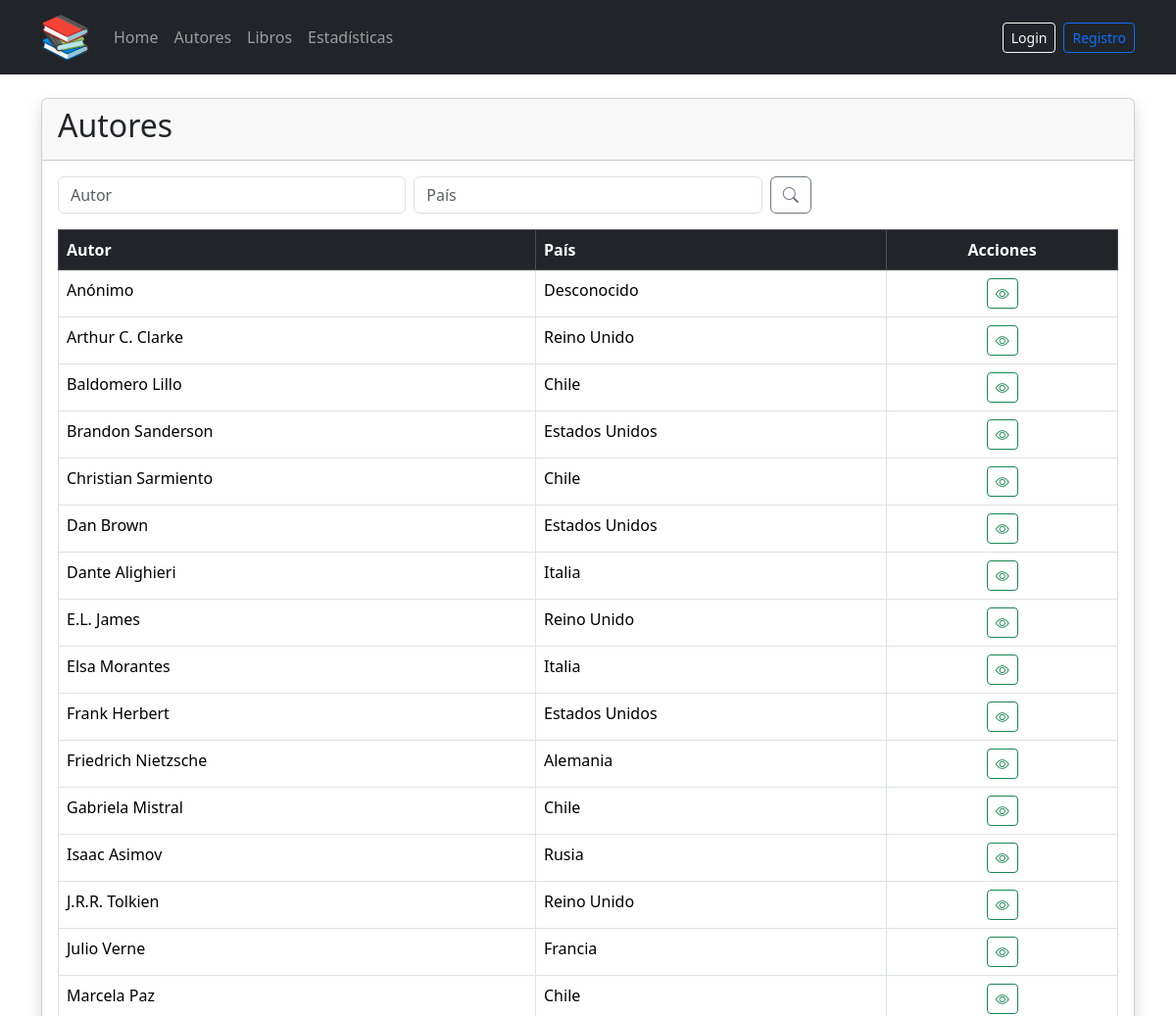
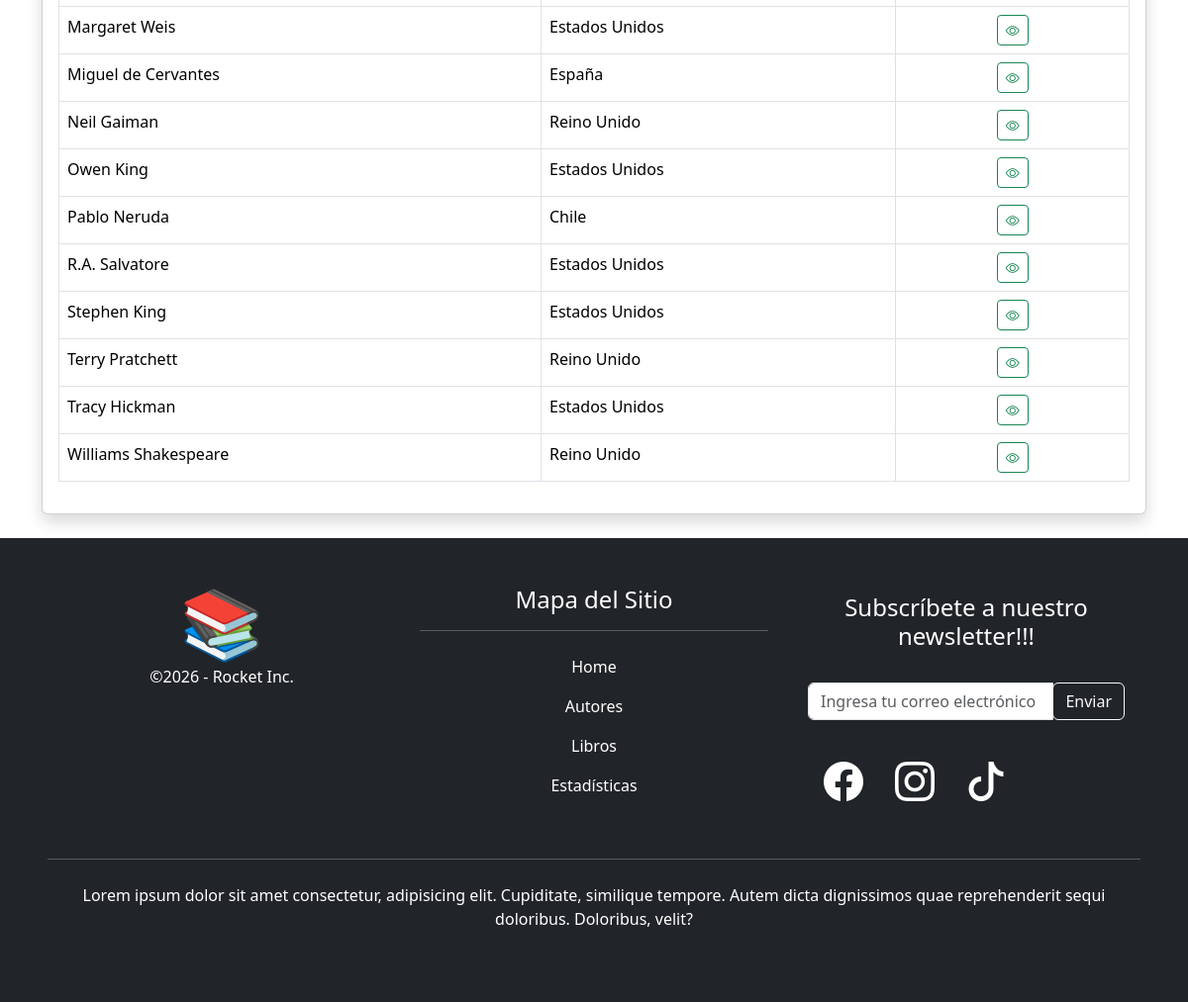
The page /autores/ on the database its author committed (2 pictures, top to bottom).
### core/models.py (models this page shows, shortened)
class Autor(models.Model):
    autor = models.CharField(max_length=100,verbose_name="Autor")
    pais = models.CharField(max_length=100,verbose_name="País")
    class Meta:
        verbose_name = 'autor'
        verbose_name_plural = 'autores'
        ordering = ['autor']

### core/views.py (the view)
# urls.py: path('autores/', AutorListView.as_view(), name='autor_list'),
class AutorListView(ListView):
    model = Autor
    template_name = 'core/autor/autor_list.html'
    context_object_name = 'autores'
    def get_queryset(self):
        qs = super().get_queryset()
        nombre = self.request.GET.get('autor')
        pais = self.request.GET.get('pais')
        if nombre:
            qs = qs.filter(autor__icontains=nombre)
        if pais:
            qs = qs.filter(pais__icontains=pais)
        return qs

### core/templates/core/autor/autor_list.html (shortened to what this page needs)
{% extends 'core/base.html' %}
{% load static %}
{% block content %}
<div class="container my-4 rounded">
    <div class="card shadow">
        <div class="card-header">
            <h2>Autores</h2>
        </div>
        <div class="card-body">
            <form method="get" class="row g-2 mb-3">
                <div class="col">
                    <input type="text" name="autor" class="form-control" placeholder="Autor">
                </div>
                <div class="col">
                    <input type="text" name="pais" class="form-control" placeholder="País">
                </div>
                <div class="col">
                    <button class="btn btn-outline-secondary">
                        <i class="bi bi-search"></i>
                    </button>
                </div>
            </form>
            <div class="table-responsive">
                <table class="table table-bordered table-hover">
                    <thead class="table-dark">
                        <tr>
                            <th>Autor</th>
                            <th>País</th>
                            <th colspan="2" class="text-center">Acciones</th>
                        </tr>
                    </thead>
                    <tbody>
                        {% for autor in autores %}
                        <tr>
                            <td>{{autor.autor}}</td>
                            <td>{{autor.pais}}</td>
                            <td class="text-center">
                                <a href="{% url 'autor_detail' autor.id %}" class="btn btn-outline-success btn-sm">
                                    <i class="bi bi-eye"></i>
                                </a>
                            </td>
                        </tr>
                        {% endfor %}
                    </tbody>
                </table>
            </div>
        </div>
    </div>
</div>
{% endblock %}

### core/templates/core/base.html (shortened to what this page needs)
<!DOCTYPE html>
<html lang="es">
{% load static %}
<head>
    <link href="https://cdn.jsdelivr.net/npm/bootstrap@5.3.8/dist/css/bootstrap.min.css" rel="stylesheet"
>
    <link rel="stylesheet" href="https://cdn.jsdelivr.net/npm/bootstrap-icons@1.13.1/font/bootstrap-icons.min.css">
    <link rel="stylesheet" href="{% static 'core/css/styles.css' %}">
</head>
<body>
    <nav class="navbar navbar-expand-lg bg-dark" data-bs-theme="dark">
        <div class="container">
            <a class="navbar-brand" href="{% url 'home' %}">
                <img class="img-logo" src="{% static 'core/img/book.svg' %}" alt="Libros">
            </a>
            <div class="collapse navbar-collapse" id="navbarNav">
                <ul class="navbar-nav">
                    <li class="nav-item">
                        <a class="nav-link" href="{% url 'home' %}">Home</a>
                    </li>
                    <li class="nav-item">
                        <a class="nav-link" href="{% url 'autor_list' %}">Autores</a>
                    </li>
                    <li class="nav-item">
                        <a class="nav-link" href="{% url 'libro_list' %}">Libros</a>
                    </li>
                    <li class="nav-item">
                        <a class="nav-link" href="{% url 'estadisticas' %}">Estadísticas</a>
                    </li>
                </ul>
                <div class="ms-auto d-flex align-items-center gap-2">
                    {% if user.is_authenticated %}
                        <span class="text-light small me-2">
                            👤 {{ user.username }}
                        </span>
                        {% if user.groups.all %}
                        <span class="badge bg-secondary">
                            {{ user.groups.first.name | capfirst }}
                        </span>
                        {% endif %}
                        <form method="post" action="{% url 'logout' %}">
                            {% csrf_token %}
                            <button type="submit" class="btn btn-outline-warning btn-sm">
                                Logout
                            </button>
                        </form>
                    {% else %}
                        <a href="{% url 'login' %}" class="btn btn-outline-light btn-sm">
                            Login
                        </a>
                        <a href="{% url 'registro' %}" class="btn btn-outline-primary btn-sm">
                            Registro
                        </a>
                    {% endif %}
                </div>
            </div>
        </div>
    </nav>
    {% block content %}{% endblock %}
    <footer class="container-fluid p-5 mt-2 bg-dark text-white">
        <div class="row text-white text-center">
            <div class="col-md-4 mb-3">
                <img class="logo-footer" src="{% static 'core/img/book.svg' %}" alt="Logo Empresa">
                <p>&copy;2026 - Rocket Inc.</p>
            </div>
            <div class="col-md-4 mb-3 text-center">
                <h4>Mapa del Sitio</h4>
                <hr class="text-white">
                <ul class="nav flex-column">
                    <li class="nav-item">
                        <a class="nav-link text-white" href="{% url 'home' %}" target="_self">Home</a>
                    </li>
                    <li class="nav-item">
                        <a class="nav-link text-white" href="{% url 'autor_list' %}" target="_self">Autores</a>
                    </li>
                    <li class="nav-item">
                        <a class="nav-link text-white" href="{% url 'libro_list' %}" target="_self">Libros</a>
                    </li>
                    <li class="nav-item">
                        <a class="nav-link text-white" href="{% url 'estadisticas' %}" target="_self">Estadísticas</a>
                    </li>
                </ul>
            </div>
            <div class="col-md-4 mb-3">
                <div class="card bg-transparent border border-0">
                    <div class="card-header border border-0">
                        <h4 class="card-title text-white">Subscríbete a nuestro newsletter!!!</h4>
                    </div>
                    <div class="card-body border border-0">
                        <div class="input-group">
                            <input type="email" class="form-control" id="email" name="email"
                                placeholder="Ingresa tu correo electrónico">
                            <div class="input-group-append">
                                <button class="btn btn-outline-light" type="submit">Enviar</button>
                            </div>
                        </div>
                    </div>
                    <div class="card-footer text-center border border-0">
                        <ul class="nav">
                            <li class="nav-item">
                                <a class="nav-link" href="http://www.facebook.com" target="_blank">
                                    <i class="bi bi-facebook fs-1 text-white"></i>
                                </a>
                            </li>
                            <li class="nav-item">
                                <a class="nav-link" href="https://instagram.com" target="_blank">
                                    <i class="bi bi-instagram fs-1 text-white"></i>
                                </a>
                            </li>
                            <li class="nav-item">
                                <a class="nav-link" href="https://www.tiktok.com" target="_blank">
                                    <i class="bi bi-tiktok fs-1 text-white"></i>
                                </a>
                            </li>
                        </ul>
                    </div>
                </div>
            </div>
        </div>
        <hr class="text-white">
        <div class="row p-2 text-white text-center">
            <p>Lorem ipsum dolor sit amet consectetur, adipisicing elit. Cupiditate, similique tempore. Autem dicta
                dignissimos quae reprehenderit sequi doloribus. Doloribus, velit?</p>
        </div>
    </footer>
</body>
</html>

### core/static/core/css/styles.css (style rules this page uses)
.img-logo { width: 50px; height: auto; }
.logo-footer { width: 80px; height: auto; }

### rows shown on the page
Autor: autor "Anónimo", pais "Desconocido"
Autor: autor "Arthur C. Clarke", pais "Reino Unido"
Autor: autor "Baldomero Lillo", pais "Chile"
Autor: autor "Brandon Sanderson", pais "Estados Unidos"
Autor: autor "Christian Sarmiento", pais "Chile"
Autor: autor "Dan Brown", pais "Estados Unidos"
Autor: autor "Dante Alighieri", pais "Italia"
Autor: autor "E.L. James", pais "Reino Unido"
Autor: autor "Elsa Morantes", pais "Italia"
Autor: autor "Frank Herbert", pais "Estados Unidos"
Autor: autor "Friedrich Nietzsche", pais "Alemania"
Autor: autor "Gabriela Mistral", pais "Chile"
Autor: autor "Isaac Asimov", pais "Rusia"
Autor: autor "J.R.R. Tolkien", pais "Reino Unido"
Autor: autor "Julio Verne", pais "Francia"
Autor: autor "Marcela Paz", pais "Chile"
Autor: autor "Margaret Weis", pais "Estados Unidos"
Autor: autor "Miguel de Cervantes", pais "España"
Autor: autor "Neil Gaiman", pais "Reino Unido"
Autor: autor "Owen King", pais "Estados Unidos"
Autor: autor "Pablo Neruda", pais "Chile"
Autor: autor "R.A. Salvatore", pais "Estados Unidos"
Autor: autor "Stephen King", pais "Estados Unidos"
Autor: autor "Terry Pratchett", pais "Reino Unido"
Autor: autor "Tracy Hickman", pais "Estados Unidos"
Autor: autor "Williams Shakespeare", pais "Reino Unido"
